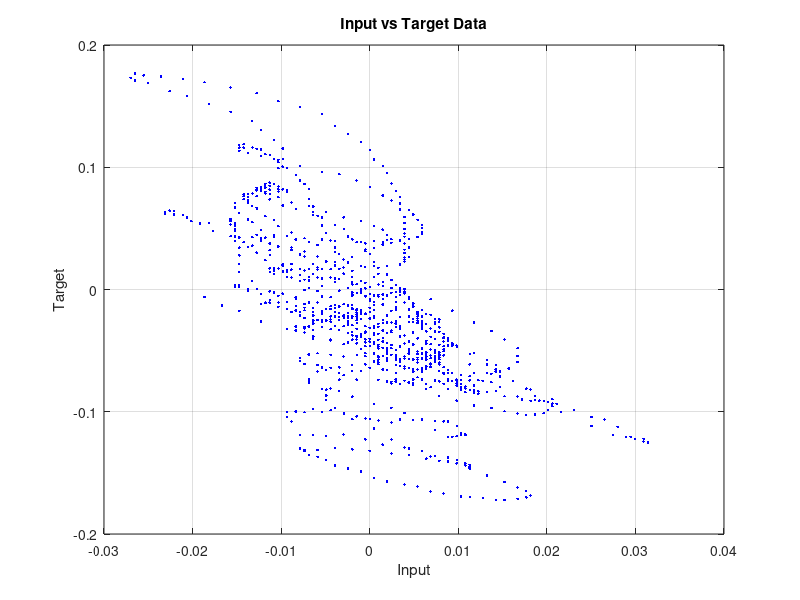

Source code (MATLAB): (Note: this script raises an error after producing the figure.)
%% Load and Preprocess Data
clear; clc;

% Load dataset
rawData = load("ballbeam.dat");

% Extract input and target
numSamples = size(rawData, 1);
inputs = rawData(:, 1);
targets = rawData(:, 2);

% Plot the data
figure;
plot(inputs, targets, 'b.');
title('Input vs Target Data');
xlabel('Input');
ylabel('Target');
grid on;

% Set random seed for reproducibility
rng(13); % Based on student ID: 40003913

% Shuffle indices
shuffledIdx = randperm(numSamples);

% Define data split ratios
trainRatio = 0.7;
valRatio = 0.15;
testRatio = 0.15;

% Compute the number of samples in each set
numTrain = round(trainRatio * numSamples);
numVal = round(valRatio * numSamples);
numTest = numSamples - (numTrain + numVal); % Ensure correct total count

% Assign indices to sets
trainIdx = shuffledIdx(1:numTrain);
valIdx = shuffledIdx(numTrain+1:numTrain+numVal);
testIdx = shuffledIdx(numTrain+numVal+1:end);

% Split data
trainData = rawData(trainIdx, :);
valData = rawData(valIdx, :);
testData = rawData(testIdx, :);

% Extract input and target for each subset
TrainInputs = trainData(:, 1);
TrainTargets = trainData(:, 2);
ValInputs = valData(:, 1);
ValTargets = valData(:, 2);
TestInputs = testData(:, 1);
TestTargets = testData(:, 2);

%% ANFIS Training
numModels = 50; % Number of models to train
TestRMSE = zeros(numModels, 1);
fis_models = cell(numModels, 1);
TrainRMSE = cell(numModels, 1);
ValRMSE = cell(numModels, 1);

for i = 1:numModels
    % Generate FIS structure using genfis2
    radius = (i + 5) / 100;
    fis_models{i} = genfis2(TrainInputs, TrainTargets, radius);
    
    % Check the number of rules in the generated FIS
    numRules = length(fis_models{i}.rule);
    if numRules < 2
        warning("Generated FIS has only %d rule(s). Consider adjusting the radius.", numRules);
        continue; % Skip training if there aren't enough rules
    end
    
    % Training options
    MaxEpoch = 1000;
    ErrorGoal = 0;
    InitialStepSize = 0.01;
    StepSizeDecreaseRate = 0.999;
    StepSizeIncreaseRate = 1.001;
    TrainOptions = [MaxEpoch, ErrorGoal, InitialStepSize, StepSizeDecreaseRate, StepSizeIncreaseRate];
    
    % Display settings
    DisplayOptions = [true, false, false, true];
    
    % Train ANFIS model
    [~, TrainRMSE{i}, ~, fis_models{i}, ValRMSE{i}] = anfis(trainData, fis_models{i}, TrainOptions, DisplayOptions, valData, 1);
    
    % Evaluate on test set
    TestOutputs = evalfis(fis_models{i}, TestInputs);
    TestErrors = TestTargets - TestOutputs;
    TestMSE = mean(TestErrors.^2);
    TestRMSE(i) = sqrt(TestMSE);
end

% Convert RMSE results to matrices
TrainRMSE = cell2mat(TrainRMSE);
ValRMSE = cell2mat(ValRMSE);
TrainRMSE = min(TrainRMSE);
ValRMSE = min(ValRMSE);

% Plot RMSE trends
figure;
plot(TestRMSE, '-o', 'LineWidth', 1.5, 'MarkerSize', 6);
title('Test RMSE for Different ANFIS Models');
xlabel('Model Index');
ylabel('Test RMSE');
grid on;

% Select best-performing model
[~, bestModelIdx] = min(TestRMSE);
bestFIS = fis_models{bestModelIdx};

%% Evaluate Best Model on Different Sets
% Train Set Evaluation
TrainOutputs = evalfis(bestFIS, TrainInputs);
TrainErrors = TrainTargets - TrainOutputs;
TrainRMSE = sqrt(mean(TrainErrors.^2));

% Validation Set Evaluation
ValOutputs = evalfis(bestFIS, ValInputs);
ValErrors = ValTargets - ValOutputs;
ValRMSE = sqrt(mean(ValErrors.^2));

% Test Set Evaluation
TestOutputs = evalfis(bestFIS, TestInputs);
TestErrors = TestTargets - TestOutputs;
TestRMSE = sqrt(mean(TestErrors.^2));

% Overall Dataset Evaluation
AllOutputs = evalfis(bestFIS, inputs);
AllErrors = targets - AllOutputs;
AllRMSE = sqrt(mean(AllErrors.^2));

% Plot results
figure;
plot(targets, AllOutputs, 'ro');
title('ANFIS Model Predictions vs Actual Targets');
xlabel('Actual Target');
ylabel('Predicted Output');
grid on;
